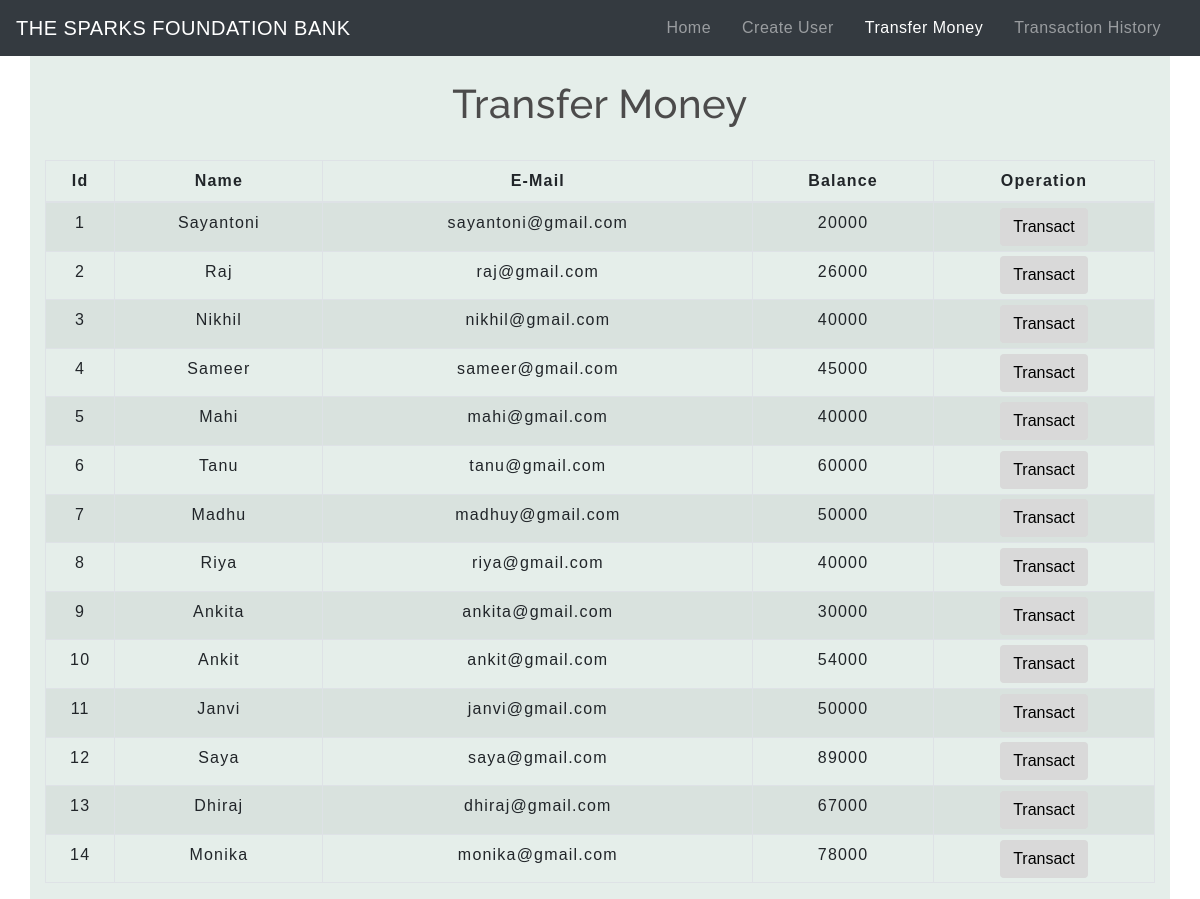
The app's page /transfermoney.php with its own data.
### tables this page shows
CREATE TABLE `users` (
  `id` int(3) NOT NULL,
  `name` text NOT NULL,
  `email` varchar(30) NOT NULL,
  `balance` int(8) NOT NULL
);

### transfermoney.php (the view, shortened to what this page needs)
<!DOCTYPE html>
<html lang="en">
<head>
    <link rel="stylesheet" href="https://maxcdn.bootstrapcdn.com/bootstrap/4.0.0/css/bootstrap.min.css">
    <link rel="stylesheet" type="text/css" href="css/table.css">
    <link rel="stylesheet" type="text/css" href="css/navbar.css">
</head>
<body>
<?php
    include 'config.php';
    $sql = "SELECT * FROM users";
    $result = mysqli_query($conn,$sql);
?>
<nav class="navbar navbar-expand-md navbar-dark bg-dark" >
      <a class="navbar-brand" href="index.php">THE SPARKS FOUNDATION BANK</a>
      <div class="collapse navbar-collapse" id="collapsibleNavbar">
            <ul class="navbar-nav ml-auto">
              <li class="nav-item">
                <a class="nav-link" href="index.php">Home</a>
              </li>
              <li class="nav-item">
                <a class="nav-link " href="createuser.php">Create User</a>
              </li>
              <li class="nav-item">
                <a class="nav-link active" href="transfermoney.php">Transfer Money</a>
              </li>
              <li class="nav-item">
                <a class="nav-link" href="transactionhistory.php">Transaction History</a>
              </li>
          </div>
       </nav>
<div class="container" style="background-color: #E5EEEA;">
        <h2 class="text-center pt-4">Transfer Money</h2>
        <br>
            <div class="row">
                <div class="col">
                    <div class="table-responsive-sm">
                    <table class="table table-hover table-sm table-striped table-condensed table-bordered">
                        <thead>
                            <tr>
                            <th scope="col" class="text-center py-2">Id</th>
                            <th scope="col" class="text-center py-2">Name</th>
                            <th scope="col" class="text-center py-2">E-Mail</th>
                            <th scope="col" class="text-center py-2">Balance</th>
                            <th scope="col" class="text-center py-2">Operation</th>
                            </tr>
                        </thead>
                        <tbody>
                <?php
                    while($rows=mysqli_fetch_assoc($result)){
                ?>
                    <tr>
                        <td class="py-2"><?php echo $rows['id'] ?></td>
                        <td class="py-2"><?php echo $rows['name']?></td>
                        <td class="py-2"><?php echo $rows['email']?></td>
                        <td class="py-2"><?php echo $rows['balance']?></td>
                        <td><a href="selecteduserdetail.php?id= <?php echo $rows['id'] ;?>"> <button type="button" class="btn">Transact</button></a></td>
                    </tr>
                <?php
                    }
                ?>
                        </tbody>
                    </table>
                    </div>
                </div>
            </div>
         </div>
</body>
</html>

### css/table.css (style rules this page uses)
* { padding: 0; margin: 0; box-sizing: border-box; font-family: sans-serif; }
h2 { font-size: 40px; }
table { letter-spacing: 1.2px; }
td { text-align: center; }
button { border:none; background: #d9d9d9; transition: 1s; }

### css/navbar.css (style rules this page uses)
.nav-link { margin-right: 15px; color:#2F363F; letter-spacing: 0.5px; transition: 0.5s; }
.navbar-brand { color: #4C4B4B; letter-spacing: 0.5px; }
h2 { color: #4C4B4B; letter-spacing: 0.5px; font-family: raleway; }

### transfermoney.php (style rules this page uses)
button { transition: 1.5s; }

### records on screen
users: id "1", name "Sayantoni", email "sayantoni@gmail.com", balance "20000"
users: id "2", name "Raj", email "raj@gmail.com", balance "26000"
users: id "3", name "Nikhil", email "nikhil@gmail.com", balance "40000"
users: id "4", name "Sameer", email "sameer@gmail.com", balance "45000"
users: id "5", name "Mahi", email "mahi@gmail.com", balance "40000"
users: id "6", name "Tanu", email "tanu@gmail.com", balance "60000"
users: id "7", name "Madhu", email "madhuy@gmail.com", balance "50000"
users: id "8", name "Riya", email "riya@gmail.com", balance "40000"
users: id "9", name "Ankita", email "ankita@gmail.com", balance "30000"
users: id "10", name "Ankit", email "ankit@gmail.com", balance "54000"
users: id "11", name "Janvi", email "janvi@gmail.com", balance "50000"
users: id "12", name "Saya", email "saya@gmail.com", balance "89000"
users: id "13", name "Dhiraj", email "dhiraj@gmail.com", balance "67000"
users: id "14", name "Monika", email "monika@gmail.com", balance "78000"
